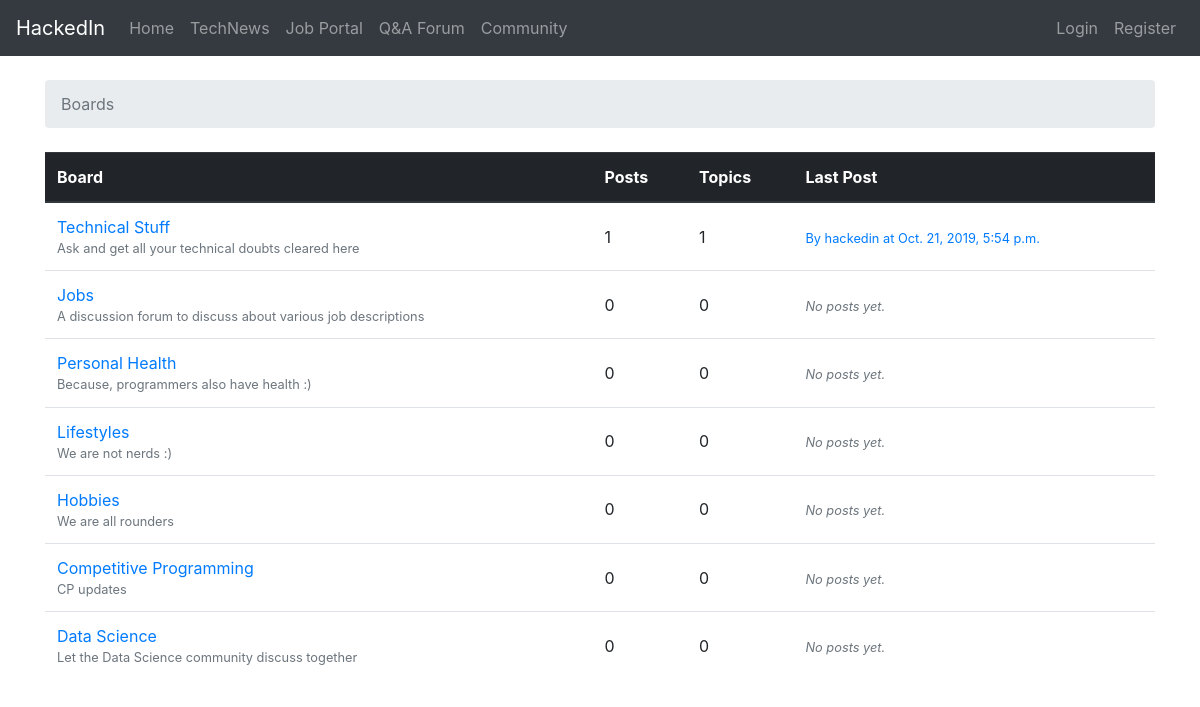
Page /forums/ on the committed database.
### forums/models.py (models this page shows, shortened)
class Board(models.Model):
    name = models.CharField(max_length=30, unique=True)
    description = models.CharField(max_length=100)
    def get_posts_count(self):
        return Post.objects.filter(topic__board=self).count()
    def get_last_post(self):
        return Post.objects.filter(topic__board=self).order_by('-created_at').first()

class Post(models.Model):
    message = models.TextField(max_length=4000)
    topic = models.ForeignKey(
        Topic,
        on_delete=models.CASCADE,
        related_name='posts',
    )
    created_at = models.DateTimeField(auto_now_add=True)
    updated_at = models.DateTimeField(null=True)
    created_by = models.ForeignKey(
        settings.AUTH_USER_MODEL,
        on_delete=models.CASCADE,
        related_name='posts',
    )
    updated_by = models.ForeignKey(
        settings.AUTH_USER_MODEL,
        on_delete=models.CASCADE,
        null=True,
        related_name='+',
    )

### forums/views.py (the view)
# urls.py: path('',views.BoardListView.as_view(),name='home'),
class BoardListView(ListView):
    template_name = 'forums/home.html'
    model = Board

### forums/templates/forums/home.html (shortened to what this page needs)
{% extends 'forums/base.html' %}
{% block breadcrumb %}
<li class="breadcrumb-item active">
    Boards
</li>
{% endblock %}
{% block content %}
<table class="table">
    <thead class="thead-dark">
        <tr>
            <th>Board</th>
            <th>Posts</th>
            <th>Topics</th>
            <th>Last Post</th>
        </tr>
    </thead>
    <tbody>
        {% for board in object_list %}
            <tr>
                <td>
                    <a href="{% url 'board_topics' board.pk %}">
                        {{ board.name }}
                    </a>
                    <small class="text-muted d-block">
                        {{ board.description }}
                    </small>
                </td>
                <td class="align-middle">{{ board.get_posts_count }}</td>
                <td class="align-middle">{{ board.topics.count }}</td>
                <td class="align-middle">
                    {% with post=board.get_last_post %}
                        {% if post %}
                            <small>
                                <a href="{% url 'topic_posts' board.pk post.topic.pk %}">
                                    By {{ post.created_by.username }} at {{ post.created_at }}
                                </a>
                            </small>
                        {% else %}
                            <small class="text-muted">
                                <em>No posts yet.</em>
                            </small>
                        {% endif %}
                    {% endwith %}
                </td>
            </tr>
        {% endfor %}
    </tbody>
</table>
{% endblock %}

### rows in the picture
Board: name "Technical Stuff", description "Ask and get all your technical doubts cleared here", get_posts_count "1", topics.count "1", get_last_post.created_by.username "hackedin", get_last_post.created_at "Oct. 21, 2019, 5:54 p.m."
Board: name "Jobs", description "A discussion forum to discuss about various job descriptions", get_posts_count "0", topics.count "0", shows "No posts yet."
Board: name "Personal Health", description "Because, programmers also have health :)", get_posts_count "0", topics.count "0", shows "No posts yet."
Board: name "Lifestyles", description "We are not nerds :)", get_posts_count "0", topics.count "0", shows "No posts yet."
Board: name "Hobbies", description "We are all rounders", get_posts_count "0", topics.count "0", shows "No posts yet."
Board: name "Competitive Programming", description "CP updates", get_posts_count "0", topics.count "0", shows "No posts yet."
Board: name "Data Science", description "Let the Data Science community discuss together", get_posts_count "0", topics.count "0", shows "No posts yet."
